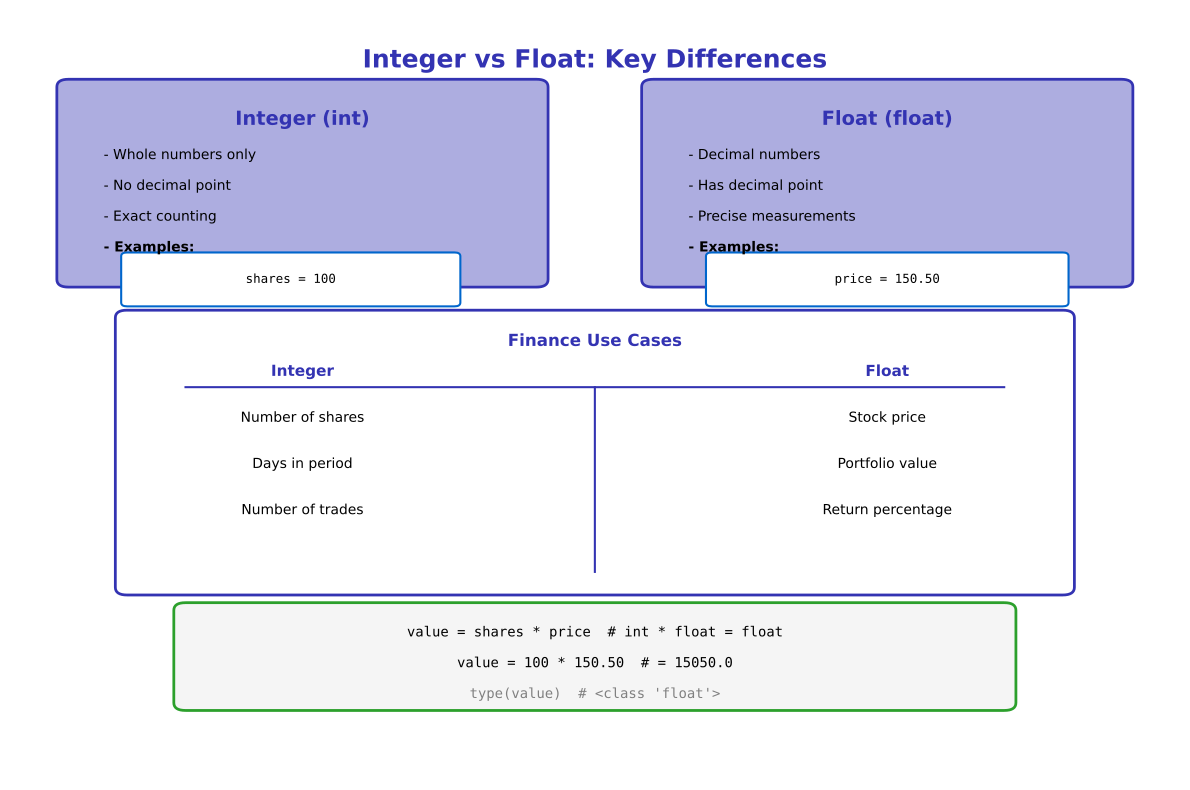

Recreate this plot in Python.
"""Generated chart with course color palette"""
import matplotlib.pyplot as plt
import matplotlib.patches as patches
from matplotlib.patches import FancyBboxPatch, Rectangle, Circle, FancyArrowPatch, Wedge
import numpy as np
import pandas as pd
import seaborn as sns
from pathlib import Path

# Standard matplotlib configuration
plt.rcParams.update({
    'font.size': 10,
    'axes.labelsize': 10,
    'axes.titlesize': 11,
    'xtick.labelsize': 9,
    'ytick.labelsize': 9,
    'legend.fontsize': 9,
    'figure.figsize': (10, 6),
    'figure.dpi': 150
})

# Course colors
MLPURPLE = '#3333B2'
MLLAVENDER = '#ADADE0'
MLBLUE = '#0066CC'
MLORANGE = '#FF7F0E'
MLGREEN = '#2CA02C'
MLRED = '#D62728'

# Map old colors to course colors
COLOR_PRIMARY = MLPURPLE
COLOR_SECONDARY = MLPURPLE
COLOR_ACCENT = MLBLUE
COLOR_LIGHT = MLLAVENDER
COLOR_GREEN = MLGREEN
COLOR_ORANGE = MLORANGE
COLOR_RED = MLRED


fig, ax = plt.subplots(figsize=(12, 8))
ax.set_xlim(0, 10)
ax.set_ylim(0, 10)
ax.axis('off')

ax.text(5, 9.5, 'Integer vs Float: Key Differences', ha='center', va='top',
        fontsize=18, fontweight='bold', color=COLOR_SECONDARY)

# Left column: Integer
int_box = FancyBboxPatch((0.5, 6.5), 4, 2.5, boxstyle="round,pad=0.1",
                         edgecolor=COLOR_PRIMARY, facecolor=COLOR_LIGHT, linewidth=2)
ax.add_patch(int_box)
ax.text(2.5, 8.7, 'Integer (int)', ha='center', va='top',
        fontsize=14, fontweight='bold', color=COLOR_SECONDARY)
ax.text(0.8, 8.2, '- Whole numbers only', ha='left', va='top',
        fontsize=10, color='black')
ax.text(0.8, 7.8, '- No decimal point', ha='left', va='top',
        fontsize=10, color='black')
ax.text(0.8, 7.4, '- Exact counting', ha='left', va='top',
        fontsize=10, color='black')
ax.text(0.8, 7.0, '- Examples:', ha='left', va='top',
        fontsize=10, fontweight='bold', color='black')

int_examples = FancyBboxPatch((1, 6.2), 2.8, 0.6, boxstyle="round,pad=0.05",
                              edgecolor=COLOR_ACCENT, facecolor='white', linewidth=1.5)
ax.add_patch(int_examples)
ax.text(2.4, 6.5, 'shares = 100', ha='center', va='center',
        fontsize=9, family='monospace', color='black')

# Right column: Float
float_box = FancyBboxPatch((5.5, 6.5), 4, 2.5, boxstyle="round,pad=0.1",
                           edgecolor=COLOR_PRIMARY, facecolor=COLOR_LIGHT, linewidth=2)
ax.add_patch(float_box)
ax.text(7.5, 8.7, 'Float (float)', ha='center', va='top',
        fontsize=14, fontweight='bold', color=COLOR_SECONDARY)
ax.text(5.8, 8.2, '- Decimal numbers', ha='left', va='top',
        fontsize=10, color='black')
ax.text(5.8, 7.8, '- Has decimal point', ha='left', va='top',
        fontsize=10, color='black')
ax.text(5.8, 7.4, '- Precise measurements', ha='left', va='top',
        fontsize=10, color='black')
ax.text(5.8, 7.0, '- Examples:', ha='left', va='top',
        fontsize=10, fontweight='bold', color='black')

float_examples = FancyBboxPatch((6, 6.2), 3, 0.6, boxstyle="round,pad=0.05",
                                edgecolor=COLOR_ACCENT, facecolor='white', linewidth=1.5)
ax.add_patch(float_examples)
ax.text(7.5, 6.5, 'price = 150.50', ha='center', va='center',
        fontsize=9, family='monospace', color='black')

# Comparison table
table_box = FancyBboxPatch((1, 2.5), 8, 3.5, boxstyle="round,pad=0.1",
                           edgecolor=COLOR_SECONDARY, facecolor='white', linewidth=2)
ax.add_patch(table_box)
ax.text(5, 5.8, 'Finance Use Cases', ha='center', va='top',
        fontsize=12, fontweight='bold', color=COLOR_SECONDARY)

# Table headers
ax.text(2.5, 5.3, 'Integer', ha='center', va='center',
        fontsize=11, fontweight='bold', color=COLOR_PRIMARY)
ax.text(7.5, 5.3, 'Float', ha='center', va='center',
        fontsize=11, fontweight='bold', color=COLOR_PRIMARY)

# Draw separator line
ax.plot([1.5, 8.5], [5.1, 5.1], color=COLOR_SECONDARY, lw=1.5)
ax.plot([5, 5], [5.1, 2.7], color=COLOR_SECONDARY, lw=1.5)

# Table content
int_uses = ['Number of shares', 'Days in period', 'Number of trades']
float_uses = ['Stock price', 'Portfolio value', 'Return percentage']

y_pos = 4.7
for int_use, float_use in zip(int_uses, float_uses):
    ax.text(2.5, y_pos, int_use, ha='center', va='center',
            fontsize=10, color='black')
    ax.text(7.5, y_pos, float_use, ha='center', va='center',
            fontsize=10, color='black')
    y_pos -= 0.6

# Code example
code_box = FancyBboxPatch((1.5, 1.0), 7, 1.2, boxstyle="round,pad=0.1",
                          edgecolor=COLOR_GREEN, facecolor='#F5F5F5', linewidth=2)
ax.add_patch(code_box)
ax.text(5, 2.0, 'value = shares * price  # int * float = float', ha='center', va='top',
        fontsize=10, family='monospace', color='black')
ax.text(5, 1.6, 'value = 100 * 150.50  # = 15050.0', ha='center', va='top',
        fontsize=10, family='monospace', color='black')
ax.text(5, 1.2, 'type(value)  # <class \'float\'>', ha='center', va='top',
        fontsize=10, family='monospace', color='#808080')

plt.tight_layout()
output_path = 'chart.pdf'
plt.savefig(output_path, dpi=300, bbox_inches='tight')
plt.close()
